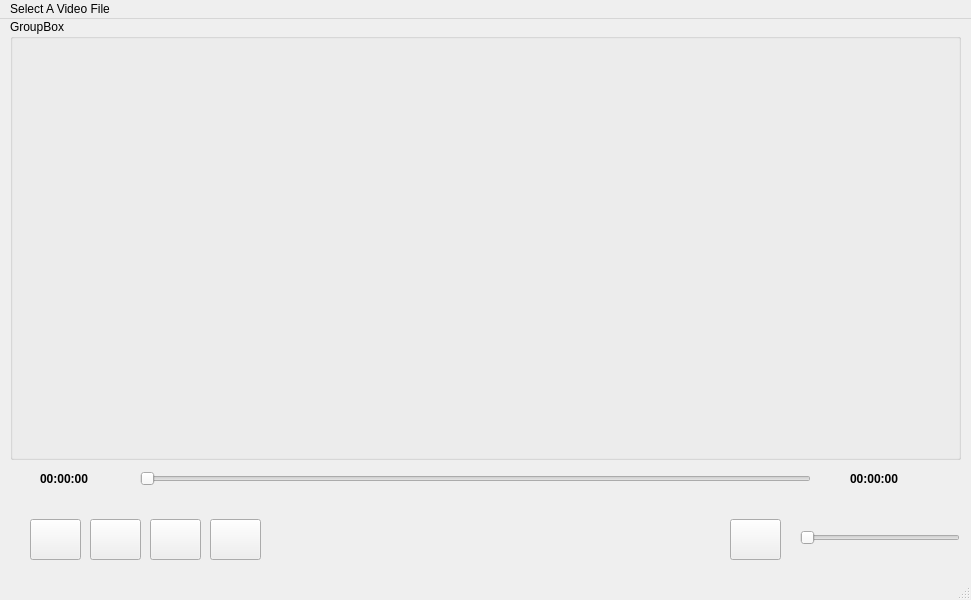
<?xml version="1.0" encoding="UTF-8"?>
<ui version="4.0">
 <class>MainWindow</class>
 <widget class="QMainWindow" name="MainWindow">
  <property name="geometry">
   <rect>
    <x>0</x>
    <y>0</y>
    <width>971</width>
    <height>600</height>
   </rect>
  </property>
  <property name="windowTitle">
   <string>MainWindow</string>
  </property>
  <widget class="QWidget" name="centralwidget">
   <widget class="QGroupBox" name="groupBox">
    <property name="geometry">
     <rect>
      <x>10</x>
      <y>0</y>
      <width>951</width>
      <height>441</height>
     </rect>
    </property>
    <property name="title">
     <string>GroupBox</string>
    </property>
   </widget>
   <widget class="QPushButton" name="pushButton_Seek_Backward">
    <property name="geometry">
     <rect>
      <x>30</x>
      <y>500</y>
      <width>51</width>
      <height>41</height>
     </rect>
    </property>
    <property name="text">
     <string/>
    </property>
   </widget>
   <widget class="QPushButton" name="pushButton_Play_Pause">
    <property name="geometry">
     <rect>
      <x>90</x>
      <y>500</y>
      <width>51</width>
      <height>41</height>
     </rect>
    </property>
    <property name="text">
     <string/>
    </property>
   </widget>
   <widget class="QPushButton" name="pushButton_Stop">
    <property name="geometry">
     <rect>
      <x>150</x>
      <y>500</y>
      <width>51</width>
      <height>41</height>
     </rect>
    </property>
    <property name="text">
     <string/>
    </property>
   </widget>
   <widget class="QPushButton" name="pushButton_Seek_Forward">
    <property name="geometry">
     <rect>
      <x>210</x>
      <y>500</y>
      <width>51</width>
      <height>41</height>
     </rect>
    </property>
    <property name="text">
     <string/>
    </property>
   </widget>
   <widget class="QPushButton" name="pushButton_Volume">
    <property name="geometry">
     <rect>
      <x>730</x>
      <y>500</y>
      <width>51</width>
      <height>41</height>
     </rect>
    </property>
    <property name="text">
     <string/>
    </property>
   </widget>
   <widget class="QSlider" name="horizontalSlider_Duration">
    <property name="geometry">
     <rect>
      <x>140</x>
      <y>450</y>
      <width>671</width>
      <height>20</height>
     </rect>
    </property>
    <property name="orientation">
     <enum>Qt::Horizontal</enum>
    </property>
   </widget>
   <widget class="QSlider" name="horizontalSlider_Volume">
    <property name="geometry">
     <rect>
      <x>800</x>
      <y>510</y>
      <width>160</width>
      <height>18</height>
     </rect>
    </property>
    <property name="orientation">
     <enum>Qt::Horizontal</enum>
    </property>
   </widget>
   <widget class="QLabel" name="label_Current_Time">
    <property name="geometry">
     <rect>
      <x>40</x>
      <y>450</y>
      <width>63</width>
      <height>20</height>
     </rect>
    </property>
    <property name="font">
     <font>
      <bold>true</bold>
     </font>
    </property>
    <property name="text">
     <string>00:00:00</string>
    </property>
   </widget>
   <widget class="QLabel" name="label_Total_Time">
    <property name="geometry">
     <rect>
      <x>850</x>
      <y>450</y>
      <width>63</width>
      <height>20</height>
     </rect>
    </property>
    <property name="font">
     <font>
      <bold>true</bold>
     </font>
    </property>
    <property name="text">
     <string>00:00:00</string>
    </property>
   </widget>
  </widget>
  <widget class="QMenuBar" name="menubar">
   <property name="geometry">
    <rect>
     <x>0</x>
     <y>0</y>
     <width>971</width>
     <height>25</height>
    </rect>
   </property>
   <widget class="QMenu" name="menuSelect_A_Video_File">
    <property name="title">
     <string>Select A Video File</string>
    </property>
    <addaction name="actionOpen"/>
   </widget>
   <addaction name="menuSelect_A_Video_File"/>
  </widget>
  <widget class="QStatusBar" name="statusbar"/>
  <action name="actionOpen">
   <property name="text">
    <string>Open</string>
   </property>
  </action>
 </widget>
 <resources/>
 <connections/>
</ui>
